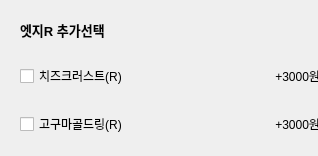
            <widget class="QWidget" name="widget_whole_3" native="true">
             <property name="minimumSize">
              <size>
               <width>318</width>
               <height>0</height>
              </size>
             </property>
             <property name="maximumSize">
              <size>
               <width>318</width>
               <height>16777215</height>
              </size>
             </property>
             <layout class="QVBoxLayout" name="verticalLayout_5">
              <item>
               <widget class="QWidget" name="widget_title_edge" native="true">
                <layout class="QVBoxLayout" name="verticalLayout_6">
                 <item>
                  <widget class="QLabel" name="label_27">
                   <property name="font">
                    <font>
                     <pointsize>10</pointsize>
                     <weight>75</weight>
                     <bold>true</bold>
                    </font>
                   </property>
                   <property name="text">
                    <string>엣지R 추가선택</string>
                   </property>
                  </widget>
                 </item>
                </layout>
               </widget>
              </item>
              <item>
               <widget class="QWidget" name="widget_23" native="true">
                <property name="minimumSize">
                 <size>
                  <width>318</width>
                  <height>0</height>
                 </size>
                </property>
                <property name="maximumSize">
                 <size>
                  <width>318</width>
                  <height>16777215</height>
                 </size>
                </property>
                <layout class="QHBoxLayout" name="horizontalLayout_23">
                 <item>
                  <widget class="QCheckBox" name="checkBox_8">
                   <property name="text">
                    <string>치즈크러스트(R)</string>
                   </property>
                  </widget>
                 </item>
                 <item>
                  <widget class="QLabel" name="cheeseCrust">
                   <property name="text">
                    <string>+3000원</string>
                   </property>
                   <property name="alignment">
                    <set>Qt::AlignRight|Qt::AlignTrailing|Qt::AlignVCenter</set>
                   </property>
                  </widget>
                 </item>
                </layout>
               </widget>
              </item>
              <item>
               <widget class="QWidget" name="widget_24" native="true">
                <property name="minimumSize">
                 <size>
                  <width>318</width>
                  <height>0</height>
                 </size>
                </property>
                <property name="maximumSize">
                 <size>
                  <width>318</width>
                  <height>16777215</height>
                 </size>
                </property>
                <layout class="QHBoxLayout" name="horizontalLayout_24">
                 <item>
                  <widget class="QCheckBox" name="checkBox_9">
                   <property name="text">
                    <string>고구마골드링(R)</string>
                   </property>
                  </widget>
                 </item>
                 <item>
                  <widget class="QLabel" name="gogumaGoldring">
                   <property name="text">
                    <string>+3000원</string>
                   </property>
                   <property name="alignment">
                    <set>Qt::AlignRight|Qt::AlignTrailing|Qt::AlignVCenter</set>
                   </property>
                  </widget>
                 </item>
                </layout>
               </widget>
              </item>
             </layout>
            </widget>
